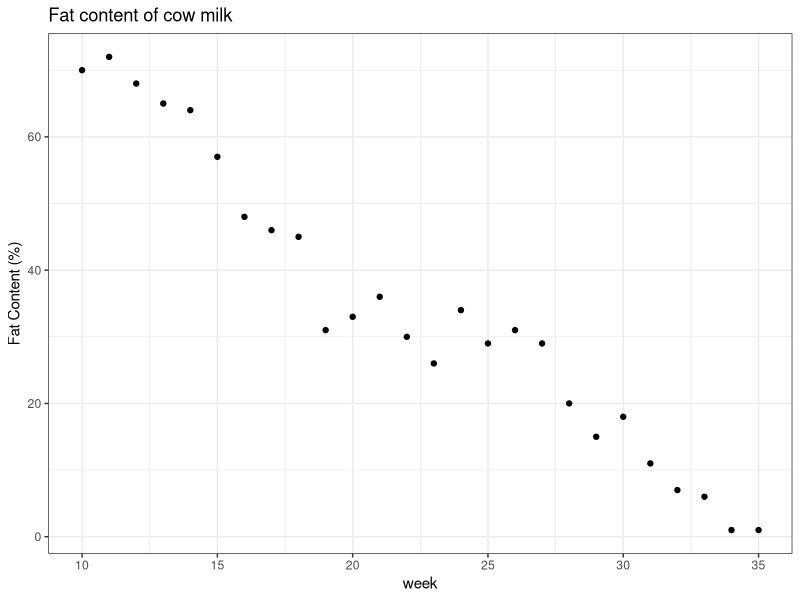
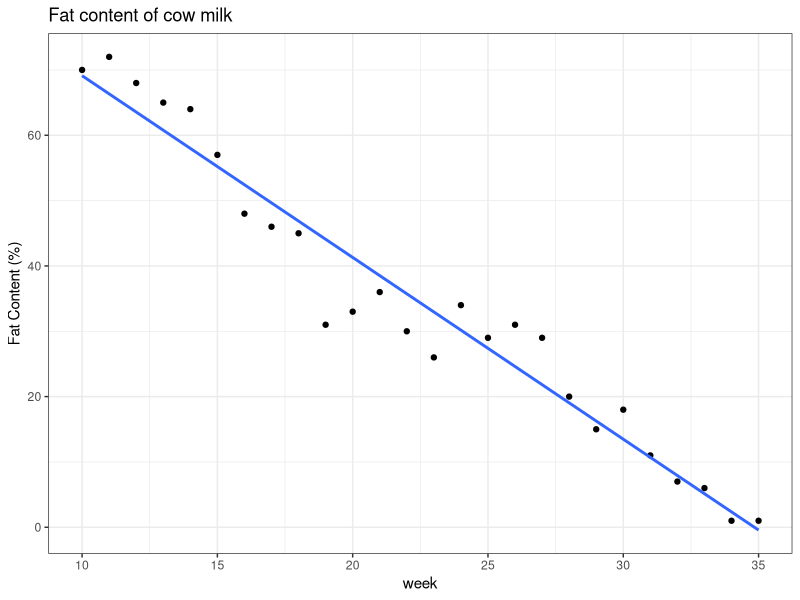

Write the R code that produced these figures, in order.
## ---- chunk 1
suppressPackageStartupMessages(library(tidyverse))
## ---- chunk 2
cow <- suppressMessages(read_csv("../data/milk_fat.csv"))
(plot_cow <- cow %>% 
    filter(week >= 10) %>% 
    ggplot(aes(week, fat*100)) +
    geom_point() +
    theme_bw() +
    labs(y = "Fat Content (%)") +
    ggtitle("Fat content of cow milk"))
## ---- chunk 3
plot_cow +
    geom_smooth(method = "lm", se = FALSE)
